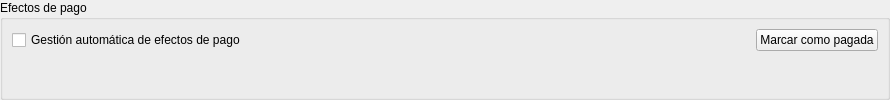
     <widget class="QWidget" name="pageEfectos">
      <layout class="QVBoxLayout" name="verticalLayout_12">
       <property name="leftMargin">
        <number>0</number>
       </property>
       <property name="topMargin">
        <number>0</number>
       </property>
       <property name="rightMargin">
        <number>0</number>
       </property>
       <property name="bottomMargin">
        <number>0</number>
       </property>
       <item>
        <widget class="QGroupBox" name="groupBox_4">
         <property name="title">
          <string>Efectos de pago</string>
         </property>
         <layout class="QGridLayout" name="gridLayout_3">
          <item row="0" column="1">
           <spacer name="horizontalSpacer_2">
            <property name="orientation">
             <enum>Qt::Horizontal</enum>
            </property>
            <property name="sizeHint" stdset="0">
             <size>
              <width>498</width>
              <height>20</height>
             </size>
            </property>
           </spacer>
          </item>
          <item row="0" column="0">
           <widget class="DBCheckBox" name="db_efectospagoautomaticos">
            <property name="text">
             <string>Gestión automática de efectos de pago</string>
            </property>
            <property name="fieldName">
             <string>efectospagoautomaticos</string>
            </property>
            <property name="dataEditable">
             <bool>true</bool>
            </property>
           </widget>
          </item>
          <item row="0" column="2">
           <widget class="QPushButton" name="pbMarcarPagada">
            <property name="toolTip">
             <string>Marca esta factura como pagada, creando los efectos de pago correspondientes.</string>
            </property>
            <property name="statusTip">
             <string>Marca esta factura como pagada, creando los efectos de pago correspondientes.</string>
            </property>
            <property name="whatsThis">
             <string>Marca esta factura como pagada, creando los efectos de pago correspondientes.</string>
            </property>
            <property name="text">
             <string>Marcar como pagada</string>
            </property>
            <property name="icon">
             <iconset>
              <normaloff>:/aplicacion/images/ok.png</normaloff>:/aplicacion/images/ok.png</iconset>
            </property>
           </widget>
          </item>
          <item row="1" column="0" colspan="3">
           <widget class="DBRelatedElementsView" name="db_efectospago">
            <property name="allowedMetadatas">
             <string>efectospago</string>
            </property>
            <property name="categories">
             <string>Pagos</string>
            </property>
            <property name="dataEditable">
             <bool>true</bool>
            </property>
            <property name="visibleButtons">
             <set>DBRelatedElementsView::Delete|DBRelatedElementsView::Insert|DBRelatedElementsView::InsertExisting|DBRelatedElementsView::RemoveExisting|DBRelatedElementsView::Update|DBRelatedElementsView::View</set>
            </property>
           </widget>
          </item>
         </layout>
        </widget>
       </item>
      </layout>
     </widget>
